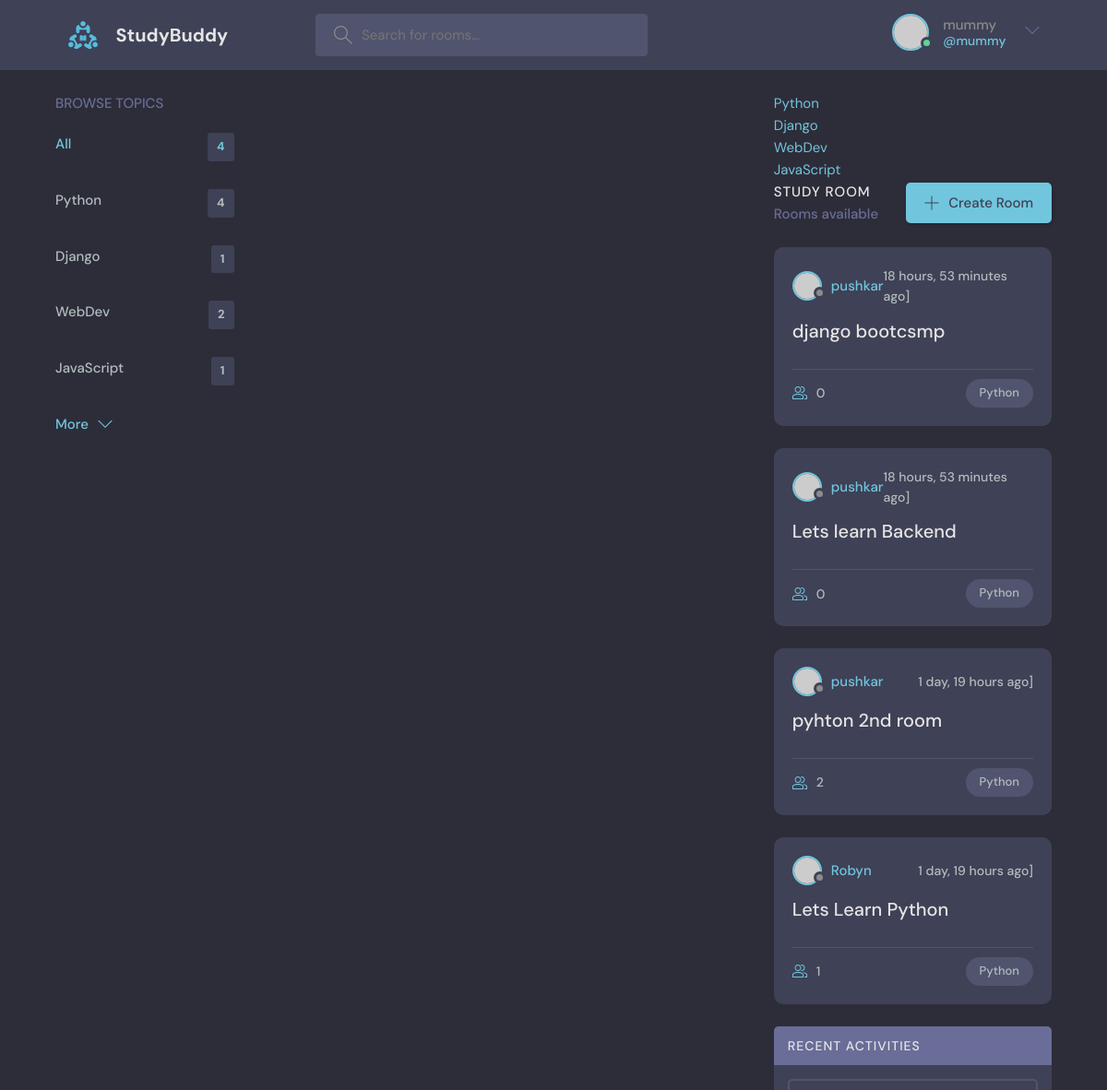
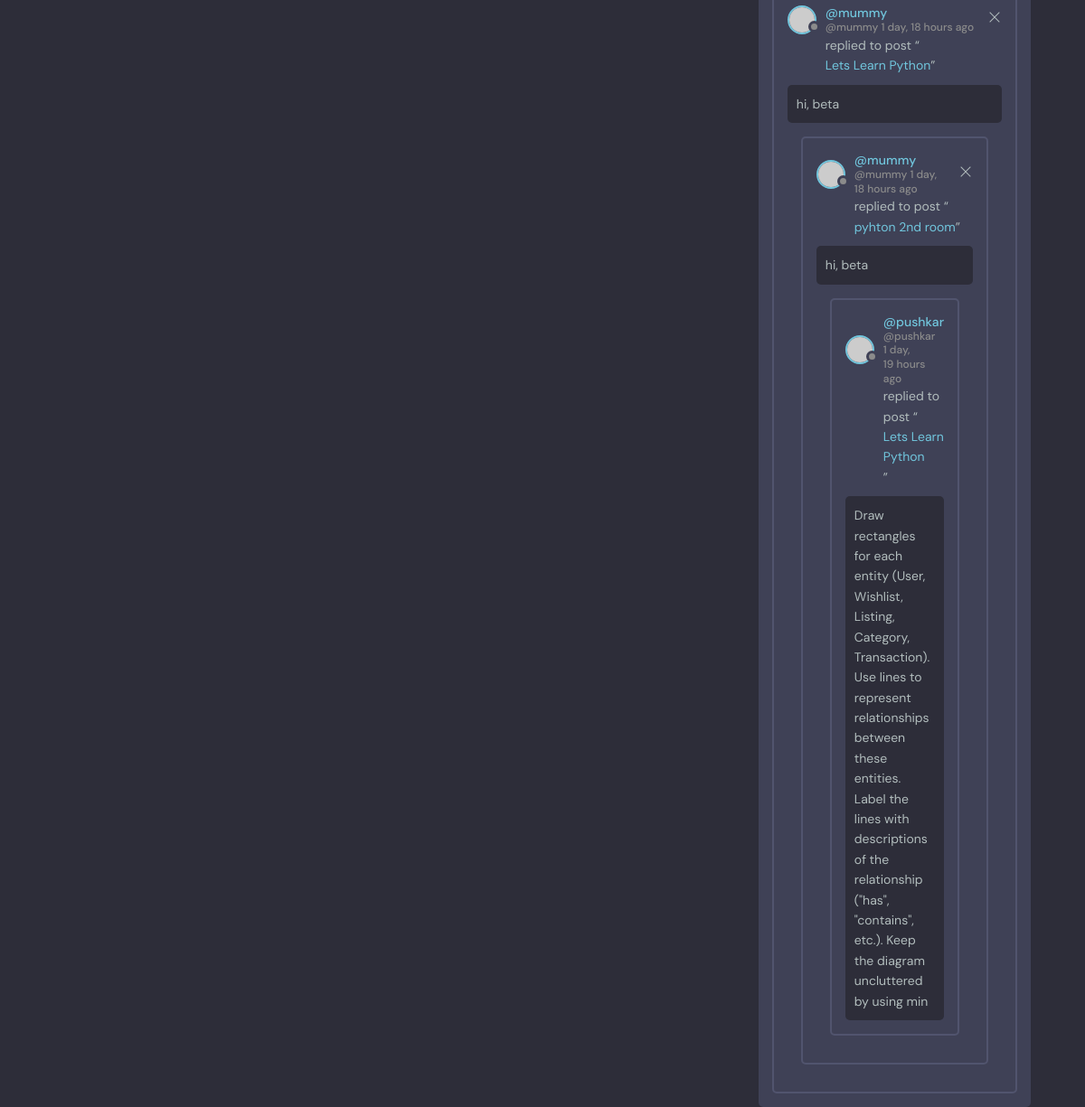
The page /?q=Python (signed in) on the database its author committed (2 pictures, top to bottom).
### base/models.py (models this page shows, shortened)
class Topic(models.Model):
    name = models.CharField(max_length=200)
    def __str__(self):
        return self.name

class Room(models.Model):
    host = models.ForeignKey(User, on_delete=models.SET_NULL, null=True)
    topic= models.ForeignKey(Topic, on_delete=models.SET_NULL, null=True)
    name = models.CharField(max_length=200)
    description = models.TextField(null=True,blank =True)
    participants = models.ManyToManyField(User, related_name='participants', blank=True)
    updated = models.DateTimeField(auto_now=True)
    created = models.DateTimeField(auto_now_add=True)
    class Meta:
        ordering = ['-created', '-updated']
    def __str__(self):
        return self.name

class Message(models.Model):
    user = models.ForeignKey(User, on_delete=models.CASCADE)
    room = models.ForeignKey(Room, on_delete=models.CASCADE)
    body = models.TextField()
    updated = models.DateTimeField(auto_now=True)
    created = models.DateTimeField(auto_now_add=True)
    class Meta:
     ordering = ['-created', '-updated']

### base/views.py (the view)
# urls.py: path('', views.home, name = "home"),
@login_required(login_url='login')
def home(request):
    q = request.GET.get('q') if request.GET.get('q') != None else ''
    rooms = Room.objects.filter(
    Q(topic__name__icontains=q) |
    Q(name__icontains=q) |
    Q(description__icontains=q)
    )
    topics = Topic.objects.all()
    room_count =rooms.count()
    room_messages = Message.objects.filter(Q(
        room__topic__name__icontains=q
    ))
    context = {'rooms': rooms, 'topics': topics, 'room_count': room_count, 'room_messages': room_messages}
    return render(request, 'base/home.html', context)

### base/templates/base/home.html (shortened to what this page needs)
{% extends 'main.html'%}
{% block content%}
    <main class="layout layout--3">
      <div class="container">
        {% include 'base/topics_component.html' %}
        <div class="roomList">
          <div class="roomList__header">
            <div>
              <h2>Study Room</h2>
              <p>{{room.count}}Rooms available</p>
            </div>
            <a class="btn btn--main" href="create-room.html">
              <svg version="1.1" xmlns="http://www.w3.org/2000/svg" width="32" height="32" viewBox="0 0 32 32">
                <title>add</title>
                <path
                  d="M16.943 0.943h-1.885v14.115h-14.115v1.885h14.115v14.115h1.885v-14.115h14.115v-1.885h-14.115v-14.115z"
                ></path>
              </svg>
              Create Room
            </a>
          </div>
          {% include 'base/feed_component.html' %}
        </div>
        {% include 'base/activity_component.html'%}
      </div>
    </main>
{% endblock %}

### templates/navbar.html (shortened to what this page needs)
{%load static%}
<header class="header header--loggedIn">
  <div class="container">
    <a href="{% url 'home' %}" class="header__logo">
      <img src="{% static 'images/logo.svg'%}" />
      <h1>StudyBuddy</h1>
    </a>
    <form class="header__search" method="GET" action="{% url 'home' %}">
      <label>
        <input name="q" placeholder="Search for rooms..." />
      </label>
    </form>
    <nav class="header__menu">
      {% if request.user.is_authenticated%}
      <div class="header__user">
        <a href="profile.html">
          <div class="avatar avatar--medium active">
            <img src="https://randomuser.me/api/portraits/men/37.jpg" />
          </div>
          <p>{{request.user.username}}<span>@{{request.user.username}}</span></p>
        </a>
        <button class="dropdown-button">
          <svg version="1.1" xmlns="http://www.w3.org/2000/svg" width="32" height="32" viewBox="0 0 32 32">
            <title>chevron-down</title>
            <path d="M16 21l-13-13h-3l16 16 16-16h-3l-13 13z"></path>
          </svg>
        </button>
      </div>
      {%else%}
      <a href="{% url 'login'%}">
        <img src= "{% static 'images/avatar.svg'%}" />
        <p>Login</p>
      </a>
      {% endif %}
    </nav>
  </div>
</header>

### base/templates/base/topics_component.html
<div class="topics">
  <div class="topics__header">
    <h2>Browse Topics</h2>
  </div>
  <ul class="topics__list">
    <li>
      <a href="{% url 'home'%}" class="active">All <span>{{topics.count}}</span></a>
    </li>
    {% for topic in topics %}
    <li>
      <a href="{% url 'home' %}?q={{topic.name}}">{{topic.name}} <span>{{topic.room_set.all.count}}</span></a>
    </li>
    {% endfor %}
  </ul>
  <a class="btn btn--link" href="topics.html">
    More
    <svg version="1.1" xmlns="http://www.w3.org/2000/svg" width="32" height="32" viewBox="0 0 32 32">
      <title>chevron-down</title>
      <path d="M16 21l-13-13h-3l16 16 16-16h-3l-13 13z"></path>
    </svg>
  </a>
</div>
    {% for topic in topics %}
    <div>
      <a href="{% url 'home' %}?q={{topic.name}}">{{topic}}</a>
    {%endfor%}
    </div>

### base/templates/base/feed_component.html (shortened to what this page needs)
{% for room in rooms %}
<div class="roomListRoom">
  <div class="roomListRoom__header">
    <a href="{% url 'user-profile' room.host.id %}" class="roomListRoom__author">
      <div class="avatar avatar--small">
        <img src="https://randomuser.me/api/portraits/women/11.jpg" />
      </div>
      <span>{{ room.host.username}}</span>
    </a>
    <div class="roomListRoom__actions">
      <span>{{ room.created|timesince }} ago]</span>
    </div>
  </div>
  <div class="roomListRoom__content">
    <a href="{% url 'room' room.id %}">{{room.name}}</a>
  </div>
  <div class="roomListRoom__meta">
    <a href="{% url 'room' room.id %}" class="roomListRoom__joined">
      {{room.participants.all.count}}
    </a>
    <p class="roomListRoom__topic">{{room.topic.name}}</p>
  </div>
</div>
{% endfor %}

### base/templates/base/activity_component.html
<div class="activities">
    <div class="activities__header">
      <h2>Recent Activities</h2>
    </div>
    {%for message in room_messages %}
    <div class="activities__box">
      <div class="activities__boxHeader roomListRoom__header">
        <a href="{%  url 'user-profile' message.user.id%}" class="roomListRoom__author">
          <div class="avatar avatar--small">
            <img src="https://randomuser.me/api/portraits/women/11.jpg" />
          </div>
          <p>
            @{{message.user}}
            <span>@{{message.user}} {{message.created|timesince}} ago</span>
          </p>
        </a>
        {%if request.user == message.user %}
        <div class="roomListRoom__actions">
          <a href="{% url 'delete-message' message.id %}">
            <svg version="1.1" xmlns="http://www.w3.org/2000/svg" width="32" height="32" viewBox="0 0 32 32">
              <title>remove</title>
              <path
                d="M27.314 6.019l-1.333-1.333-9.98 9.981-9.981-9.981-1.333 1.333 9.981 9.981-9.981 9.98 1.333 1.333 9.981-9.98 9.98 9.98 1.333-1.333-9.98-9.98 9.98-9.981z"
              ></path>
            </svg>
          </a>
        </div>
        {% endif %}
      </div>
      <div class="activities__boxContent">
        <p>replied to post “<a href="{% url 'room' message.room.id %}">{{message.room}}</a>”</p>
        <div class="activities__boxRoomContent">
          {{message.body}}
        </div>
      </div>
 {%endfor%}
</div>

### rows shown on the page
Topic: name "Python", room_set.all.count "4"
Topic: name "Django", room_set.all.count "1"
Topic: name "WebDev", room_set.all.count "2"
Topic: name "JavaScript", room_set.all.count "1"
Room: host.username "pushkar", created "18 hours, 53 minutes", name "django bootcsmp", participants.all.count "0", topic.name "Python"
Room: host.username "pushkar", created "18 hours, 53 minutes", name "Lets learn Backend", participants.all.count "0", topic.name "Python"
Room: host.username "pushkar", created "1 day, 19 hours", name "pyhton 2nd room", participants.all.count "2", topic.name "Python"
Room: host.username "Robyn", created "1 day, 19 hours", name "Lets Learn Python", participants.all.count "1", topic.name "Python"
Message: user "mummy", created "1 day, 18 hours", room "Lets Learn Python", body "hi, beta"
Message: user "mummy", created "1 day, 18 hours", room "pyhton 2nd room", body "hi, beta"
Message: user "pushkar", created "1 day, 19 hours", room "Lets Learn Python", body "Draw rectangles for each entity (User, Wishlist, Listing, Category, Transaction). Use lines to represent relationships between these entities. Label the lines with descriptions of the relationship (\"has\", \"contains\", etc.). Keep the diagram uncluttered by using min"

### other values the page prints
{{ request.user.username }} "mummy"
{{ topics.count }} "4"
